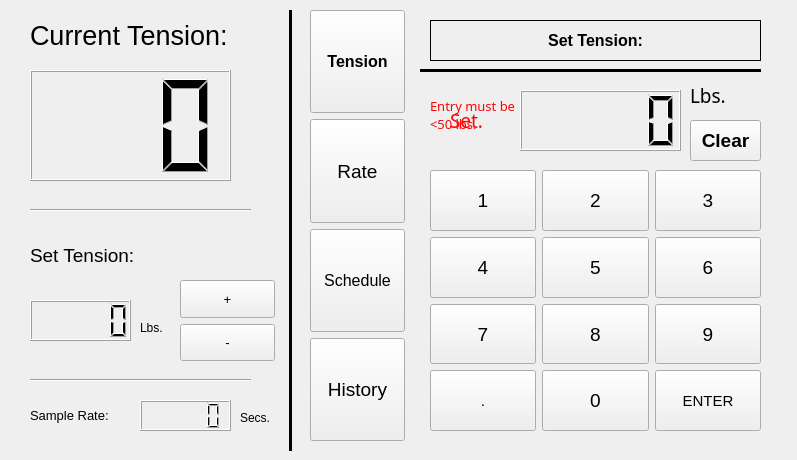
<?xml version="1.0" encoding="UTF-8"?>
<ui version="4.0">
 <class>Form</class>
 <widget class="QWidget" name="Form">
  <property name="geometry">
   <rect>
    <x>0</x>
    <y>0</y>
    <width>797</width>
    <height>460</height>
   </rect>
  </property>
  <property name="windowTitle">
   <string>Form</string>
  </property>
  <widget class="QLCDNumber" name="timeDelayLCD">
   <property name="geometry">
    <rect>
     <x>140</x>
     <y>400</y>
     <width>91</width>
     <height>31</height>
    </rect>
   </property>
  </widget>
  <widget class="QLabel" name="label_3">
   <property name="geometry">
    <rect>
     <x>30</x>
     <y>400</y>
     <width>101</width>
     <height>31</height>
    </rect>
   </property>
   <property name="text">
    <string>&lt;html&gt;&lt;head/&gt;&lt;body&gt;&lt;p&gt;&lt;span style=&quot; font-size:10pt;&quot;&gt;Sample Rate:&lt;/span&gt;&lt;/p&gt;&lt;/body&gt;&lt;/html&gt;</string>
   </property>
  </widget>
  <widget class="QLabel" name="label_2">
   <property name="geometry">
    <rect>
     <x>30</x>
     <y>240</y>
     <width>151</width>
     <height>31</height>
    </rect>
   </property>
   <property name="text">
    <string>&lt;html&gt;&lt;head/&gt;&lt;body&gt;&lt;p&gt;&lt;span style=&quot; font-size:14pt;&quot;&gt;Set Tension: &lt;/span&gt;&lt;/p&gt;&lt;/body&gt;&lt;/html&gt;</string>
   </property>
  </widget>
  <widget class="QLCDNumber" name="setTensionLCD">
   <property name="geometry">
    <rect>
     <x>30</x>
     <y>300</y>
     <width>101</width>
     <height>41</height>
    </rect>
   </property>
  </widget>
  <widget class="QLCDNumber" name="currentWeightLCD">
   <property name="geometry">
    <rect>
     <x>30</x>
     <y>70</y>
     <width>201</width>
     <height>111</height>
    </rect>
   </property>
   <property name="autoFillBackground">
    <bool>false</bool>
   </property>
   <property name="smallDecimalPoint">
    <bool>false</bool>
   </property>
   <property name="digitCount">
    <number>3</number>
   </property>
   <property name="segmentStyle">
    <enum>QLCDNumber::Filled</enum>
   </property>
   <property name="value" stdset="0">
    <double>0.000000000000000</double>
   </property>
  </widget>
  <widget class="QLabel" name="label">
   <property name="geometry">
    <rect>
     <x>30</x>
     <y>10</y>
     <width>251</width>
     <height>51</height>
    </rect>
   </property>
   <property name="text">
    <string>&lt;html&gt;&lt;head/&gt;&lt;body&gt;&lt;p&gt;&lt;span style=&quot; font-size:20pt;&quot;&gt;Current Tension:&lt;/span&gt;&lt;/p&gt;&lt;/body&gt;&lt;/html&gt;</string>
   </property>
  </widget>
  <widget class="QWidget" name="verticalLayoutWidget_2">
   <property name="geometry">
    <rect>
     <x>180</x>
     <y>280</y>
     <width>95</width>
     <height>81</height>
    </rect>
   </property>
   <property name="sizePolicy">
    <sizepolicy hsizetype="MinimumExpanding" vsizetype="MinimumExpanding">
     <horstretch>0</horstretch>
     <verstretch>0</verstretch>
    </sizepolicy>
   </property>
   <layout class="QVBoxLayout" name="verticalLayout_3">
    <item>
     <widget class="QPushButton" name="tensionUp">
      <property name="sizePolicy">
       <sizepolicy hsizetype="MinimumExpanding" vsizetype="MinimumExpanding">
        <horstretch>0</horstretch>
        <verstretch>0</verstretch>
       </sizepolicy>
      </property>
      <property name="font">
       <font>
        <pointsize>10</pointsize>
       </font>
      </property>
      <property name="text">
       <string>+</string>
      </property>
     </widget>
    </item>
    <item>
     <widget class="QPushButton" name="tensionDown">
      <property name="sizePolicy">
       <sizepolicy hsizetype="MinimumExpanding" vsizetype="MinimumExpanding">
        <horstretch>0</horstretch>
        <verstretch>0</verstretch>
       </sizepolicy>
      </property>
      <property name="font">
       <font>
        <pointsize>10</pointsize>
       </font>
      </property>
      <property name="text">
       <string>-</string>
      </property>
     </widget>
    </item>
   </layout>
  </widget>
  <widget class="Line" name="line">
   <property name="geometry">
    <rect>
     <x>280</x>
     <y>10</y>
     <width>20</width>
     <height>441</height>
    </rect>
   </property>
   <property name="font">
    <font>
     <pointsize>8</pointsize>
     <weight>50</weight>
     <bold>false</bold>
    </font>
   </property>
   <property name="frameShadow">
    <enum>QFrame::Plain</enum>
   </property>
   <property name="lineWidth">
    <number>3</number>
   </property>
   <property name="orientation">
    <enum>Qt::Vertical</enum>
   </property>
  </widget>
  <widget class="Line" name="line_2">
   <property name="geometry">
    <rect>
     <x>30</x>
     <y>200</y>
     <width>221</width>
     <height>20</height>
    </rect>
   </property>
   <property name="orientation">
    <enum>Qt::Horizontal</enum>
   </property>
  </widget>
  <widget class="Line" name="line_3">
   <property name="geometry">
    <rect>
     <x>30</x>
     <y>370</y>
     <width>221</width>
     <height>20</height>
    </rect>
   </property>
   <property name="orientation">
    <enum>Qt::Horizontal</enum>
   </property>
  </widget>
  <widget class="QStackedWidget" name="stackedWidget">
   <property name="geometry">
    <rect>
     <x>420</x>
     <y>20</y>
     <width>361</width>
     <height>411</height>
    </rect>
   </property>
   <property name="currentIndex">
    <number>0</number>
   </property>
   <widget class="QWidget" name="setTension">
    <widget class="QWidget" name="gridLayoutWidget">
     <property name="geometry">
      <rect>
       <x>10</x>
       <y>150</y>
       <width>331</width>
       <height>261</height>
      </rect>
     </property>
     <property name="sizePolicy">
      <sizepolicy hsizetype="MinimumExpanding" vsizetype="MinimumExpanding">
       <horstretch>0</horstretch>
       <verstretch>0</verstretch>
      </sizepolicy>
     </property>
     <property name="font">
      <font>
       <pointsize>14</pointsize>
      </font>
     </property>
     <layout class="QGridLayout" name="gridLayout">
      <item row="1" column="0">
       <widget class="QPushButton" name="keypad4">
        <property name="sizePolicy">
         <sizepolicy hsizetype="MinimumExpanding" vsizetype="MinimumExpanding">
          <horstretch>0</horstretch>
          <verstretch>0</verstretch>
         </sizepolicy>
        </property>
        <property name="font">
         <font>
          <pointsize>14</pointsize>
         </font>
        </property>
        <property name="text">
         <string>4</string>
        </property>
       </widget>
      </item>
      <item row="2" column="1">
       <widget class="QPushButton" name="keypad8">
        <property name="sizePolicy">
         <sizepolicy hsizetype="MinimumExpanding" vsizetype="MinimumExpanding">
          <horstretch>0</horstretch>
          <verstretch>0</verstretch>
         </sizepolicy>
        </property>
        <property name="font">
         <font>
          <pointsize>14</pointsize>
         </font>
        </property>
        <property name="text">
         <string>8</string>
        </property>
       </widget>
      </item>
      <item row="0" column="1">
       <widget class="QPushButton" name="keypad2">
        <property name="sizePolicy">
         <sizepolicy hsizetype="MinimumExpanding" vsizetype="MinimumExpanding">
          <horstretch>0</horstretch>
          <verstretch>0</verstretch>
         </sizepolicy>
        </property>
        <property name="font">
         <font>
          <pointsize>14</pointsize>
         </font>
        </property>
        <property name="text">
         <string>2</string>
        </property>
       </widget>
      </item>
      <item row="2" column="2">
       <widget class="QPushButton" name="keypad9">
        <property name="sizePolicy">
         <sizepolicy hsizetype="MinimumExpanding" vsizetype="MinimumExpanding">
          <horstretch>0</horstretch>
          <verstretch>0</verstretch>
         </sizepolicy>
        </property>
        <property name="font">
         <font>
          <pointsize>14</pointsize>
         </font>
        </property>
        <property name="text">
         <string>9</string>
        </property>
       </widget>
      </item>
      <item row="3" column="1">
       <widget class="QPushButton" name="keypad0">
        <property name="sizePolicy">
         <sizepolicy hsizetype="MinimumExpanding" vsizetype="MinimumExpanding">
          <horstretch>0</horstretch>
          <verstretch>0</verstretch>
         </sizepolicy>
        </property>
        <property name="font">
         <font>
          <pointsize>14</pointsize>
         </font>
        </property>
        <property name="text">
         <string>0</string>
        </property>
       </widget>
      </item>
      <item row="2" column="0">
       <widget class="QPushButton" name="keypad7">
        <property name="sizePolicy">
         <sizepolicy hsizetype="MinimumExpanding" vsizetype="MinimumExpanding">
          <horstretch>0</horstretch>
          <verstretch>0</verstretch>
         </sizepolicy>
        </property>
        <property name="font">
         <font>
          <pointsize>14</pointsize>
         </font>
        </property>
        <property name="text">
         <string>7</string>
        </property>
       </widget>
      </item>
      <item row="3" column="0">
       <widget class="QPushButton" name="keypadDecimal">
        <property name="sizePolicy">
         <sizepolicy hsizetype="MinimumExpanding" vsizetype="MinimumExpanding">
          <horstretch>0</horstretch>
          <verstretch>0</verstretch>
         </sizepolicy>
        </property>
        <property name="font">
         <font>
          <pointsize>11</pointsize>
         </font>
        </property>
        <property name="text">
         <string>.</string>
        </property>
       </widget>
      </item>
      <item row="3" column="2">
       <widget class="QPushButton" name="keypadEnter">
        <property name="sizePolicy">
         <sizepolicy hsizetype="MinimumExpanding" vsizetype="MinimumExpanding">
          <horstretch>0</horstretch>
          <verstretch>0</verstretch>
         </sizepolicy>
        </property>
        <property name="font">
         <font>
          <pointsize>11</pointsize>
         </font>
        </property>
        <property name="text">
         <string>ENTER</string>
        </property>
       </widget>
      </item>
      <item row="0" column="0">
       <widget class="QPushButton" name="keypad1">
        <property name="sizePolicy">
         <sizepolicy hsizetype="MinimumExpanding" vsizetype="MinimumExpanding">
          <horstretch>0</horstretch>
          <verstretch>0</verstretch>
         </sizepolicy>
        </property>
        <property name="font">
         <font>
          <pointsize>14</pointsize>
         </font>
        </property>
        <property name="contextMenuPolicy">
         <enum>Qt::NoContextMenu</enum>
        </property>
        <property name="text">
         <string>1</string>
        </property>
        <property name="iconSize">
         <size>
          <width>20</width>
          <height>20</height>
         </size>
        </property>
        <property name="autoRepeatDelay">
         <number>293</number>
        </property>
       </widget>
      </item>
      <item row="0" column="2">
       <widget class="QPushButton" name="keypad3">
        <property name="sizePolicy">
         <sizepolicy hsizetype="MinimumExpanding" vsizetype="MinimumExpanding">
          <horstretch>0</horstretch>
          <verstretch>0</verstretch>
         </sizepolicy>
        </property>
        <property name="font">
         <font>
          <pointsize>14</pointsize>
         </font>
        </property>
        <property name="text">
         <string>3</string>
        </property>
       </widget>
      </item>
      <item row="1" column="2">
       <widget class="QPushButton" name="keypad6">
        <property name="sizePolicy">
         <sizepolicy hsizetype="MinimumExpanding" vsizetype="MinimumExpanding">
          <horstretch>0</horstretch>
          <verstretch>0</verstretch>
         </sizepolicy>
        </property>
        <property name="font">
         <font>
          <pointsize>14</pointsize>
         </font>
        </property>
        <property name="text">
         <string>6</string>
        </property>
       </widget>
      </item>
      <item row="1" column="1">
       <widget class="QPushButton" name="keypad5">
        <property name="sizePolicy">
         <sizepolicy hsizetype="MinimumExpanding" vsizetype="MinimumExpanding">
          <horstretch>0</horstretch>
          <verstretch>0</verstretch>
         </sizepolicy>
        </property>
        <property name="font">
         <font>
          <pointsize>14</pointsize>
         </font>
        </property>
        <property name="text">
         <string>5</string>
        </property>
       </widget>
      </item>
     </layout>
    </widget>
    <widget class="QLCDNumber" name="manualSetTensionLCD">
     <property name="geometry">
      <rect>
       <x>100</x>
       <y>70</y>
       <width>161</width>
       <height>61</height>
      </rect>
     </property>
    </widget>
    <widget class="QLabel" name="label_4">
     <property name="geometry">
      <rect>
       <x>10</x>
       <y>0</y>
       <width>331</width>
       <height>41</height>
      </rect>
     </property>
     <property name="layoutDirection">
      <enum>Qt::LeftToRight</enum>
     </property>
     <property name="frameShape">
      <enum>QFrame::Panel</enum>
     </property>
     <property name="text">
      <string>&lt;html&gt;&lt;head/&gt;&lt;body&gt;&lt;p&gt;&lt;span style=&quot; font-size:12pt; font-weight:600;&quot;&gt;Set Tension:&lt;/span&gt;&lt;/p&gt;&lt;/body&gt;&lt;/html&gt;</string>
     </property>
     <property name="alignment">
      <set>Qt::AlignCenter</set>
     </property>
    </widget>
    <widget class="Line" name="line_4">
     <property name="geometry">
      <rect>
       <x>0</x>
       <y>40</y>
       <width>341</width>
       <height>20</height>
      </rect>
     </property>
     <property name="frameShadow">
      <enum>QFrame::Plain</enum>
     </property>
     <property name="lineWidth">
      <number>3</number>
     </property>
     <property name="orientation">
      <enum>Qt::Horizontal</enum>
     </property>
    </widget>
    <widget class="QLabel" name="label_8">
     <property name="enabled">
      <bool>true</bool>
     </property>
     <property name="geometry">
      <rect>
       <x>270</x>
       <y>60</y>
       <width>71</width>
       <height>31</height>
      </rect>
     </property>
     <property name="font">
      <font>
       <family>Sitka Subheading</family>
       <pointsize>14</pointsize>
       <weight>50</weight>
       <bold>false</bold>
      </font>
     </property>
     <property name="text">
      <string>Lbs. </string>
     </property>
    </widget>
    <widget class="QLabel" name="setMark">
     <property name="enabled">
      <bool>true</bool>
     </property>
     <property name="geometry">
      <rect>
       <x>30</x>
       <y>70</y>
       <width>161</width>
       <height>61</height>
      </rect>
     </property>
     <property name="font">
      <font>
       <family>Sitka Subheading</family>
       <pointsize>14</pointsize>
       <weight>50</weight>
       <bold>false</bold>
      </font>
     </property>
     <property name="text">
      <string>&lt;html&gt;&lt;head/&gt;&lt;body&gt;&lt;p&gt;&lt;span style=&quot; color:#ff0303;&quot;&gt;Set.&lt;/span&gt;&lt;/p&gt;&lt;/body&gt;&lt;/html&gt;</string>
     </property>
    </widget>
    <widget class="QPushButton" name="keypadClear">
     <property name="geometry">
      <rect>
       <x>270</x>
       <y>100</y>
       <width>71</width>
       <height>41</height>
      </rect>
     </property>
     <property name="sizePolicy">
      <sizepolicy hsizetype="MinimumExpanding" vsizetype="MinimumExpanding">
       <horstretch>0</horstretch>
       <verstretch>0</verstretch>
      </sizepolicy>
     </property>
     <property name="font">
      <font>
       <pointsize>14</pointsize>
       <weight>75</weight>
       <bold>true</bold>
      </font>
     </property>
     <property name="text">
      <string>Clear</string>
     </property>
    </widget>
    <widget class="QLabel" name="tooLargeLabel">
     <property name="enabled">
      <bool>true</bool>
     </property>
     <property name="geometry">
      <rect>
       <x>10</x>
       <y>60</y>
       <width>101</width>
       <height>71</height>
      </rect>
     </property>
     <property name="font">
      <font>
       <family>Sitka Subheading</family>
       <pointsize>14</pointsize>
       <weight>50</weight>
       <bold>false</bold>
      </font>
     </property>
     <property name="text">
      <string>&lt;html&gt;&lt;head/&gt;&lt;body&gt;&lt;p&gt;&lt;span style=&quot; font-size:10pt; color:#ff0303;&quot;&gt;Entry must be &amp;lt;50 lbs. &lt;/span&gt;&lt;/p&gt;&lt;/body&gt;&lt;/html&gt;</string>
     </property>
     <property name="textFormat">
      <enum>Qt::AutoText</enum>
     </property>
     <property name="scaledContents">
      <bool>false</bool>
     </property>
     <property name="wordWrap">
      <bool>true</bool>
     </property>
    </widget>
   </widget>
   <widget class="QWidget" name="setTimeDelay">
    <widget class="QLCDNumber" name="manualSetTimeDelayLCD">
     <property name="geometry">
      <rect>
       <x>100</x>
       <y>70</y>
       <width>161</width>
       <height>61</height>
      </rect>
     </property>
    </widget>
    <widget class="QLabel" name="label_5">
     <property name="geometry">
      <rect>
       <x>0</x>
       <y>0</y>
       <width>341</width>
       <height>41</height>
      </rect>
     </property>
     <property name="layoutDirection">
      <enum>Qt::LeftToRight</enum>
     </property>
     <property name="frameShape">
      <enum>QFrame::Panel</enum>
     </property>
     <property name="text">
      <string>&lt;html&gt;&lt;head/&gt;&lt;body&gt;&lt;p&gt;&lt;span style=&quot; font-size:12pt; font-weight:600;&quot;&gt;Set Sample Rate:&lt;/span&gt;&lt;/p&gt;&lt;/body&gt;&lt;/html&gt;</string>
     </property>
     <property name="alignment">
      <set>Qt::AlignCenter</set>
     </property>
    </widget>
    <widget class="Line" name="line_5">
     <property name="geometry">
      <rect>
       <x>0</x>
       <y>40</y>
       <width>341</width>
       <height>20</height>
      </rect>
     </property>
     <property name="frameShadow">
      <enum>QFrame::Plain</enum>
     </property>
     <property name="lineWidth">
      <number>3</number>
     </property>
     <property name="orientation">
      <enum>Qt::Horizontal</enum>
     </property>
    </widget>
    <widget class="QWidget" name="gridLayoutWidget_2">
     <property name="geometry">
      <rect>
       <x>10</x>
       <y>150</y>
       <width>331</width>
       <height>261</height>
      </rect>
     </property>
     <property name="sizePolicy">
      <sizepolicy hsizetype="MinimumExpanding" vsizetype="MinimumExpanding">
       <horstretch>0</horstretch>
       <verstretch>0</verstretch>
      </sizepolicy>
     </property>
     <property name="font">
      <font>
       <pointsize>14</pointsize>
      </font>
     </property>
     <layout class="QGridLayout" name="gridLayout_2">
      <item row="3" column="1">
       <widget class="QPushButton" name="keypad0_2">
        <property name="sizePolicy">
         <sizepolicy hsizetype="MinimumExpanding" vsizetype="MinimumExpanding">
          <horstretch>0</horstretch>
          <verstretch>0</verstretch>
         </sizepolicy>
        </property>
        <property name="font">
         <font>
          <pointsize>14</pointsize>
         </font>
        </property>
        <property name="text">
         <string>0</string>
        </property>
       </widget>
      </item>
      <item row="0" column="1">
       <widget class="QPushButton" name="keypad2_2">
        <property name="sizePolicy">
         <sizepolicy hsizetype="MinimumExpanding" vsizetype="MinimumExpanding">
          <horstretch>0</horstretch>
          <verstretch>0</verstretch>
         </sizepolicy>
        </property>
        <property name="font">
         <font>
          <pointsize>14</pointsize>
         </font>
        </property>
        <property name="text">
         <string>2</string>
        </property>
       </widget>
      </item>
      <item row="2" column="2">
       <widget class="QPushButton" name="keypad9_2">
        <property name="sizePolicy">
         <sizepolicy hsizetype="MinimumExpanding" vsizetype="MinimumExpanding">
          <horstretch>0</horstretch>
          <verstretch>0</verstretch>
         </sizepolicy>
        </property>
        <property name="font">
         <font>
          <pointsize>14</pointsize>
         </font>
        </property>
        <property name="text">
         <string>9</string>
        </property>
       </widget>
      </item>
      <item row="0" column="0">
       <widget class="QPushButton" name="keypad1_2">
        <property name="sizePolicy">
         <sizepolicy hsizetype="MinimumExpanding" vsizetype="MinimumExpanding">
          <horstretch>0</horstretch>
          <verstretch>0</verstretch>
         </sizepolicy>
        </property>
        <property name="font">
         <font>
          <pointsize>14</pointsize>
         </font>
        </property>
        <property name="contextMenuPolicy">
         <enum>Qt::NoContextMenu</enum>
        </property>
        <property name="text">
         <string>1</string>
        </property>
        <property name="iconSize">
         <size>
          <width>20</width>
          <height>20</height>
         </size>
        </property>
        <property name="autoRepeatDelay">
         <number>293</number>
        </property>
       </widget>
      </item>
      <item row="1" column="0">
       <widget class="QPushButton" name="keypad4_2">
        <property name="sizePolicy">
         <sizepolicy hsizetype="MinimumExpanding" vsizetype="MinimumExpanding">
          <horstretch>0</horstretch>
          <verstretch>0</verstretch>
         </sizepolicy>
        </property>
        <property name="font">
         <font>
          <pointsize>14</pointsize>
         </font>
        </property>
        <property name="text">
         <string>4</string>
        </property>
       </widget>
      </item>
      <item row="3" column="2">
       <widget class="QPushButton" name="keypadEnter_2">
        <property name="sizePolicy">
         <sizepolicy hsizetype="MinimumExpanding" vsizetype="MinimumExpanding">
          <horstretch>0</horstretch>
          <verstretch>0</verstretch>
         </sizepolicy>
        </property>
        <property name="font">
         <font>
          <pointsize>11</pointsize>
         </font>
        </property>
        <property name="text">
         <string>ENTER</string>
        </property>
       </widget>
      </item>
      <item row="2" column="1">
       <widget class="QPushButton" name="keypad8_2">
        <property name="sizePolicy">
         <sizepolicy hsizetype="MinimumExpanding" vsizetype="MinimumExpanding">
          <horstretch>0</horstretch>
          <verstretch>0</verstretch>
         </sizepolicy>
        </property>
        <property name="font">
         <font>
          <pointsize>14</pointsize>
         </font>
        </property>
        <property name="text">
         <string>8</string>
        </property>
       </widget>
      </item>
      <item row="1" column="2">
       <widget class="QPushButton" name="keypad6_2">
        <property name="sizePolicy">
         <sizepolicy hsizetype="MinimumExpanding" vsizetype="MinimumExpanding">
          <horstretch>0</horstretch>
          <verstretch>0</verstretch>
         </sizepolicy>
        </property>
        <property name="font">
         <font>
          <pointsize>14</pointsize>
         </font>
        </property>
        <property name="text">
         <string>6</string>
        </property>
       </widget>
      </item>
      <item row="0" column="2">
       <widget class="QPushButton" name="keypad3_2">
        <property name="sizePolicy">
         <sizepolicy hsizetype="MinimumExpanding" vsizetype="MinimumExpanding">
          <horstretch>0</horstretch>
          <verstretch>0</verstretch>
         </sizepolicy>
        </property>
        <property name="font">
         <font>
          <pointsize>14</pointsize>
         </font>
        </property>
        <property name="text">
         <string>3</string>
        </property>
       </widget>
      </item>
      <item row="3" column="0">
       <widget class="QPushButton" name="keypadDecimal_2">
        <property name="sizePolicy">
         <sizepolicy hsizetype="MinimumExpanding" vsizetype="MinimumExpanding">
          <horstretch>0</horstretch>
          <verstretch>0</verstretch>
         </sizepolicy>
        </property>
        <property name="font">
         <font>
          <pointsize>11</pointsize>
         </font>
        </property>
        <property name="text">
         <string>.</string>
        </property>
       </widget>
      </item>
      <item row="1" column="1">
       <widget class="QPushButton" name="keypad5_2">
        <property name="sizePolicy">
         <sizepolicy hsizetype="MinimumExpanding" vsizetype="MinimumExpanding">
          <horstretch>0</horstretch>
          <verstretch>0</verstretch>
         </sizepolicy>
        </property>
        <property name="font">
         <font>
          <pointsize>14</pointsize>
         </font>
        </property>
        <property name="text">
         <string>5</string>
        </property>
       </widget>
      </item>
      <item row="2" column="0">
       <widget class="QPushButton" name="keypad7_2">
        <property name="sizePolicy">
         <sizepolicy hsizetype="MinimumExpanding" vsizetype="MinimumExpanding">
          <horstretch>0</horstretch>
          <verstretch>0</verstretch>
         </sizepolicy>
        </property>
        <property name="font">
         <font>
          <pointsize>14</pointsize>
         </font>
        </property>
        <property name="text">
         <string>7</string>
        </property>
       </widget>
      </item>
     </layout>
    </widget>
    <widget class="QLabel" name="label_9">
     <property name="geometry">
      <rect>
       <x>270</x>
       <y>60</y>
       <width>91</width>
       <height>31</height>
      </rect>
     </property>
     <property name="font">
      <font>
       <family>Sitka Subheading</family>
       <pointsize>14</pointsize>
       <weight>50</weight>
       <bold>false</bold>
      </font>
     </property>
     <property name="text">
      <string>Sec.</string>
     </property>
    </widget>
    <widget class="QLabel" name="setMark_2">
     <property name="enabled">
      <bool>true</bool>
     </property>
     <property name="geometry">
      <rect>
       <x>30</x>
       <y>70</y>
       <width>161</width>
       <height>61</height>
      </rect>
     </property>
     <property name="font">
      <font>
       <family>Sitka Subheading</family>
       <pointsize>14</pointsize>
       <weight>50</weight>
       <bold>false</bold>
      </font>
     </property>
     <property name="text">
      <string>&lt;html&gt;&lt;head/&gt;&lt;body&gt;&lt;p&gt;&lt;span style=&quot; color:#ff0000;&quot;&gt;Set. &lt;/span&gt;&lt;/p&gt;&lt;/body&gt;&lt;/html&gt;</string>
     </property>
    </widget>
    <widget class="QPushButton" name="keypadClear_2">
     <property name="geometry">
      <rect>
       <x>270</x>
       <y>100</y>
       <width>71</width>
       <height>41</height>
      </rect>
     </property>
     <property name="sizePolicy">
      <sizepolicy hsizetype="MinimumExpanding" vsizetype="MinimumExpanding">
       <horstretch>0</horstretch>
       <verstretch>0</verstretch>
      </sizepolicy>
     </property>
     <property name="font">
      <font>
       <pointsize>14</pointsize>
       <weight>75</weight>
       <bold>true</bold>
      </font>
     </property>
     <property name="text">
      <string>Clear</string>
     </property>
    </widget>
    <widget class="QLabel" name="tooLargeLabel_2">
     <property name="enabled">
      <bool>true</bool>
     </property>
     <property name="geometry">
      <rect>
       <x>10</x>
       <y>60</y>
       <width>81</width>
       <height>71</height>
      </rect>
     </property>
     <property name="font">
      <font>
       <family>Sitka Subheading</family>
       <pointsize>14</pointsize>
       <weight>50</weight>
       <bold>false</bold>
      </font>
     </property>
     <property name="text">
      <string>&lt;html&gt;&lt;head/&gt;&lt;body&gt;&lt;p&gt;&lt;span style=&quot; font-size:10pt; color:#ff0303;&quot;&gt;Entry must be &amp;lt;600 sec. &lt;/span&gt;&lt;/p&gt;&lt;/body&gt;&lt;/html&gt;</string>
     </property>
     <property name="textFormat">
      <enum>Qt::AutoText</enum>
     </property>
     <property name="scaledContents">
      <bool>false</bool>
     </property>
     <property name="alignment">
      <set>Qt::AlignCenter</set>
     </property>
     <property name="wordWrap">
      <bool>true</bool>
     </property>
    </widget>
    <widget class="QLabel" name="label_12">
     <property name="geometry">
      <rect>
       <x>310</x>
       <y>70</y>
       <width>55</width>
       <height>21</height>
      </rect>
     </property>
     <property name="font">
      <font>
       <family>Sitka Subheading</family>
      </font>
     </property>
     <property name="text">
      <string>/Sample</string>
     </property>
    </widget>
   </widget>
   <widget class="QWidget" name="setSchedule">
    <widget class="QLabel" name="label_6">
     <property name="geometry">
      <rect>
       <x>0</x>
       <y>0</y>
       <width>341</width>
       <height>41</height>
      </rect>
     </property>
     <property name="layoutDirection">
      <enum>Qt::LeftToRight</enum>
     </property>
     <property name="frameShape">
      <enum>QFrame::Panel</enum>
     </property>
     <property name="text">
      <string>&lt;html&gt;&lt;head/&gt;&lt;body&gt;&lt;p&gt;&lt;span style=&quot; font-size:12pt; font-weight:600;&quot;&gt;Set Schedule: &lt;/span&gt;&lt;/p&gt;&lt;/body&gt;&lt;/html&gt;</string>
     </property>
     <property name="alignment">
      <set>Qt::AlignCenter</set>
     </property>
    </widget>
    <widget class="Line" name="line_6">
     <property name="geometry">
      <rect>
       <x>0</x>
       <y>40</y>
       <width>341</width>
       <height>20</height>
      </rect>
     </property>
     <property name="frameShadow">
      <enum>QFrame::Plain</enum>
     </property>
     <property name="lineWidth">
      <number>3</number>
     </property>
     <property name="orientation">
      <enum>Qt::Horizontal</enum>
     </property>
    </widget>
   </widget>
   <widget class="QWidget" name="tensionHistory">
    <widget class="QLabel" name="label_7">
     <property name="geometry">
      <rect>
       <x>0</x>
       <y>0</y>
       <width>341</width>
       <height>41</height>
      </rect>
     </property>
     <property name="layoutDirection">
      <enum>Qt::LeftToRight</enum>
     </property>
     <property name="frameShape">
      <enum>QFrame::Panel</enum>
     </property>
     <property name="text">
      <string>&lt;html&gt;&lt;head/&gt;&lt;body&gt;&lt;p&gt;&lt;span style=&quot; font-size:12pt; font-weight:600;&quot;&gt;Tension History: &lt;/span&gt;&lt;/p&gt;&lt;/body&gt;&lt;/html&gt;</string>
     </property>
     <property name="alignment">
      <set>Qt::AlignCenter</set>
     </property>
    </widget>
    <widget class="Line" name="line_7">
     <property name="geometry">
      <rect>
       <x>0</x>
       <y>40</y>
       <width>341</width>
       <height>20</height>
      </rect>
     </property>
     <property name="frameShadow">
      <enum>QFrame::Plain</enum>
     </property>
     <property name="lineWidth">
      <number>3</number>
     </property>
     <property name="orientation">
      <enum>Qt::Horizontal</enum>
     </property>
    </widget>
    <widget class="PlotWidget" name="graphWidget" native="true">
     <property name="geometry">
      <rect>
       <x>0</x>
       <y>80</y>
       <width>341</width>
       <height>321</height>
      </rect>
     </property>
    </widget>
   </widget>
  </widget>
  <widget class="QWidget" name="verticalLayoutWidget">
   <property name="geometry">
    <rect>
     <x>310</x>
     <y>10</y>
     <width>95</width>
     <height>431</height>
    </rect>
   </property>
   <layout class="QVBoxLayout" name="verticalLayout">
    <item>
     <widget class="QPushButton" name="setTensionButton">
      <property name="sizePolicy">
       <sizepolicy hsizetype="MinimumExpanding" vsizetype="MinimumExpanding">
        <horstretch>0</horstretch>
        <verstretch>0</verstretch>
       </sizepolicy>
      </property>
      <property name="font">
       <font>
        <pointsize>12</pointsize>
        <weight>75</weight>
        <bold>true</bold>
       </font>
      </property>
      <property name="text">
       <string>Tension</string>
      </property>
     </widget>
    </item>
    <item>
     <widget class="QPushButton" name="setTimeDelayButton">
      <property name="sizePolicy">
       <sizepolicy hsizetype="MinimumExpanding" vsizetype="MinimumExpanding">
        <horstretch>0</horstretch>
        <verstretch>0</verstretch>
       </sizepolicy>
      </property>
      <property name="font">
       <font>
        <pointsize>14</pointsize>
       </font>
      </property>
      <property name="mouseTracking">
       <bool>false</bool>
      </property>
      <property name="text">
       <string>Rate</string>
      </property>
     </widget>
    </item>
    <item>
     <widget class="QPushButton" name="setScheduleButton">
      <property name="sizePolicy">
       <sizepolicy hsizetype="MinimumExpanding" vsizetype="MinimumExpanding">
        <horstretch>0</horstretch>
        <verstretch>0</verstretch>
       </sizepolicy>
      </property>
      <property name="font">
       <font>
        <pointsize>12</pointsize>
       </font>
      </property>
      <property name="text">
       <string>Schedule</string>
      </property>
     </widget>
    </item>
    <item>
     <widget class="QPushButton" name="tensionHistoryButton">
      <property name="sizePolicy">
       <sizepolicy hsizetype="MinimumExpanding" vsizetype="MinimumExpanding">
        <horstretch>0</horstretch>
        <verstretch>0</verstretch>
       </sizepolicy>
      </property>
      <property name="font">
       <font>
        <pointsize>14</pointsize>
       </font>
      </property>
      <property name="text">
       <string>History</string>
      </property>
     </widget>
    </item>
   </layout>
  </widget>
  <widget class="QLabel" name="label_10">
   <property name="geometry">
    <rect>
     <x>140</x>
     <y>320</y>
     <width>31</width>
     <height>16</height>
    </rect>
   </property>
   <property name="text">
    <string>&lt;html&gt;&lt;head/&gt;&lt;body&gt;&lt;p&gt;&lt;span style=&quot; font-size:9pt;&quot;&gt;Lbs.&lt;/span&gt;&lt;/p&gt;&lt;/body&gt;&lt;/html&gt;</string>
   </property>
  </widget>
  <widget class="QLabel" name="label_11">
   <property name="geometry">
    <rect>
     <x>240</x>
     <y>410</y>
     <width>41</width>
     <height>16</height>
    </rect>
   </property>
   <property name="text">
    <string>&lt;html&gt;&lt;head/&gt;&lt;body&gt;&lt;p&gt;&lt;span style=&quot; font-size:9pt;&quot;&gt;Secs.&lt;/span&gt;&lt;/p&gt;&lt;/body&gt;&lt;/html&gt;</string>
   </property>
  </widget>
 </widget>
 <customwidgets>
  <customwidget>
   <class>PlotWidget</class>
   <extends>QWidget</extends>
   <header location="global">pyqtgraph</header>
   <container>1</container>
  </customwidget>
 </customwidgets>
 <resources/>
 <connections/>
</ui>
